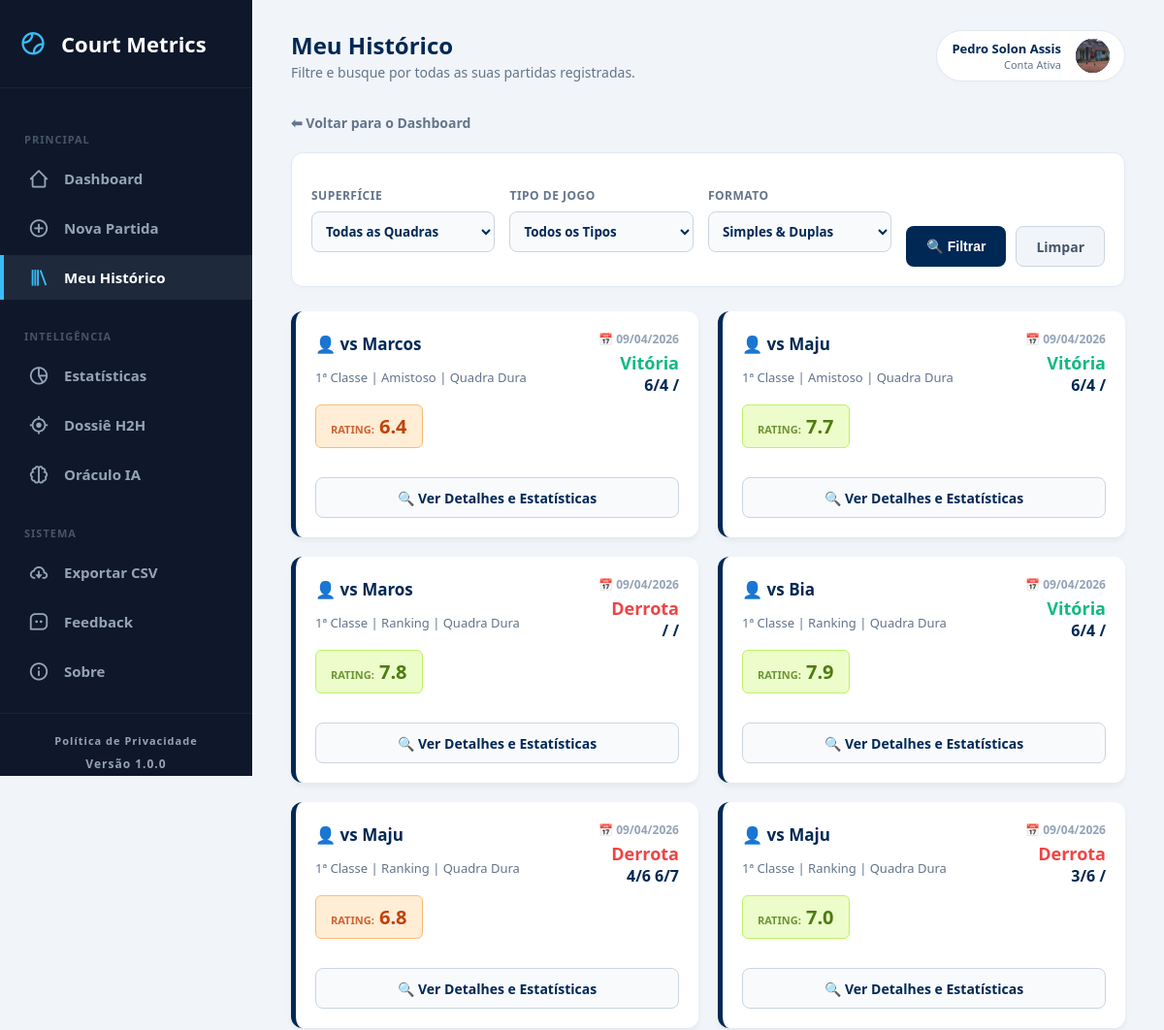
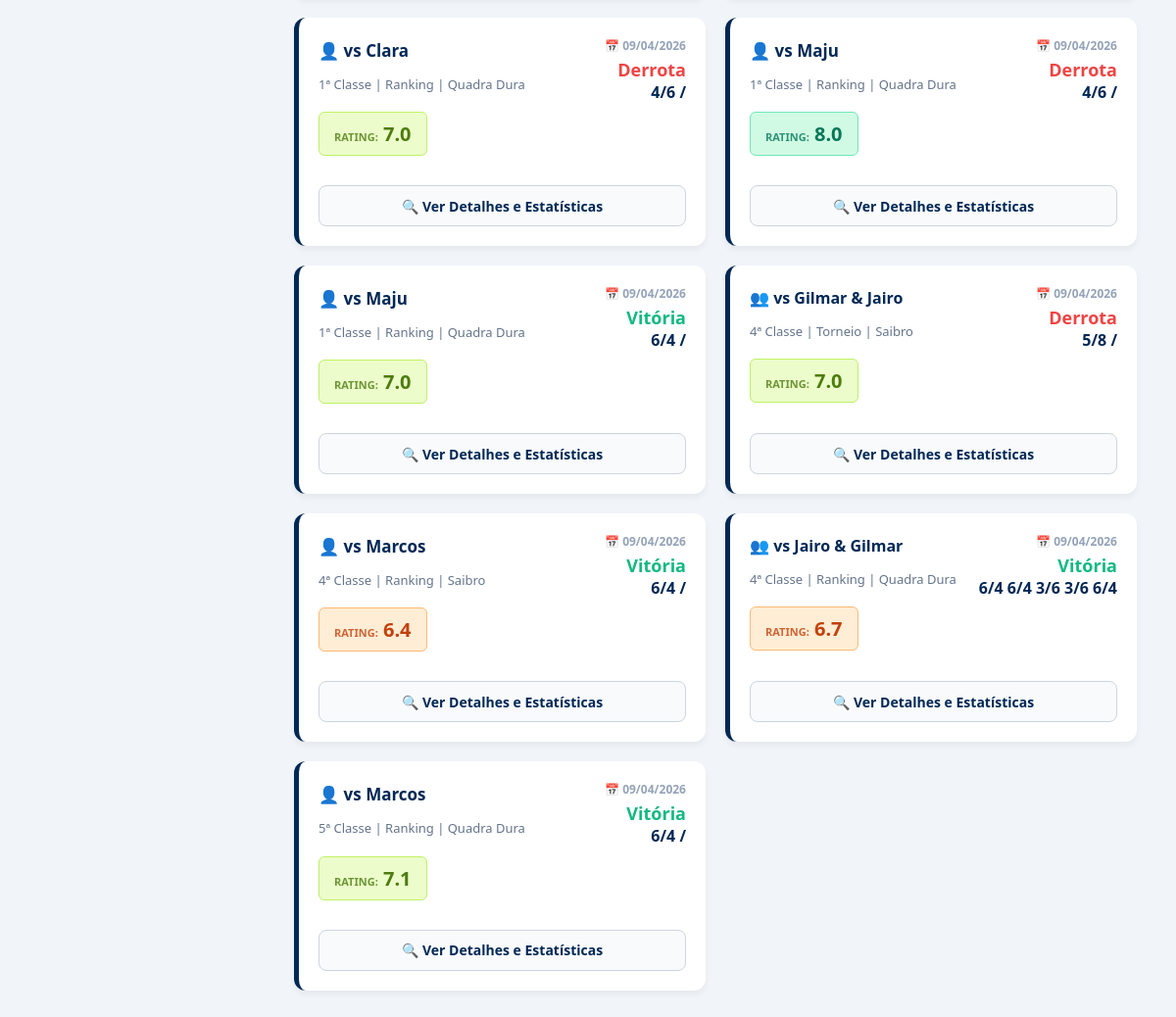
Screenshot of /history (signed in) with the database file from the repository (2 pictures, top to bottom).
### tables this page shows
CREATE TABLE matches (
        id INTEGER PRIMARY KEY AUTOINCREMENT,
        opponent TEXT,
        categoria TEXT,
        match_type TEXT, 
        surface TEXT,
        result TEXT,
        score TEXT,
        match_format TEXT,
        partner TEXT,
        opp_partner TEXT,
        forehand INTEGER,
        backhand INTEGER,
        serve INTEGER,
        first_serve INTEGER,
        second_serve INTEGER,
        double_faults INTEGER,
        return_serve INTEGER,
        slice INTEGER,
        volley INTEGER,
        smash INTEGER,
        dropshot INTEGER,
        footwork INTEGER,
        strategy INTEGER,
        winners INTEGER,
        unforced_errors INTEGER,
        performance_rating REAL,
        notes TEXT,
        match_date TEXT /* NOVA COLUNA: ÍNDICE 27 */
    , game_format TEXT DEFAULT 'Padrão', user_id INTEGER);

### app.py (the view)
@app.route("/history")
@login_required
def history():
    conn = sqlite3.connect("database.db")
    c = conn.cursor()
    f_surface = request.args.get("surface", "")
    f_type = request.args.get("match_type", "")
    f_format = request.args.get("match_format", "")
    query = "SELECT * FROM matches WHERE user_id = ?"
    params = [session["user_id"]]
    if f_surface:
        query += " AND surface = ?"
        params.append(f_surface)
    if f_type:
        query += " AND match_type = ?"
        params.append(f_type)
    if f_format:
        query += " AND match_format = ?"
        params.append(f_format)
    query += " ORDER BY match_date DESC, id DESC"
    c.execute(query, params)
    matches = c.fetchall()
    conn.close()
    filters = {
        "surface": f_surface,
        "match_type": f_type,
        "match_format": f_format
    }
    return render_template("history.html", matches=matches, filters=filters)

### app.py (called while the page is built)
def login_required(f):
    @wraps(f)
    def decorated_function(*args, **kwargs):
        if "user_id" not in session:
            return redirect("/login")
        return f(*args, **kwargs)
    return decorated_function

### templates/history.html (shortened to what this page needs)
{% extends 'base.html' %}
{% block page_title %}Meu Histórico{% endblock %}
{% block page_subtitle %}Filtre e busque por todas as suas partidas registradas.{% endblock %}
{% block content %}
    <div style="max-width: 1000px;">
        <div style="margin-bottom: 20px;">
            <a href="/" style="color: var(--text-slate); text-decoration: none; font-weight: bold; font-size: 14px;">⬅ Voltar para o Dashboard</a>
        </div>
        <form method="GET" action="/history" class="filter-bar">
            <div class="filter-group">
                <label class="filter-label">Superfície</label>
                <select name="surface" class="filter-select">
                    <option value="">Todas as Quadras</option>
                </select>
            </div>
            <div class="filter-group">
                <label class="filter-label">Tipo de Jogo</label>
                <select name="match_type" class="filter-select">
                    <option value="">Todos os Tipos</option>
                </select>
            </div>
            <div class="filter-group">
                <label class="filter-label">Formato</label>
                <select name="match_format" class="filter-select">
                    <option value="">Simples & Duplas</option>
                </select>
            </div>
            <div style="display: flex; gap: 10px;">
                <button type="submit" class="btn-main filter-btn">🔍 Filtrar</button>
                <a href="/history" class="btn-main filter-btn" style="background: #f1f5f9; color: #475569; border: 1px solid #cbd5e1;">Limpar</a>
            </div>
        </form>
        <div class="grid-cards">
        {% for match in matches %}
            <div class="match-card">
                <div>
                    <div style="position: absolute; top: 20px; right: 20px; text-align: right;">
                        <div style="font-size: 12px; color: #94a3b8; font-weight: bold; text-transform: uppercase; margin-bottom: 4px;">
                            📅 {{ match[27][8:10] }}/{{ match[27][5:7] }}/{{ match[27][0:4] }}
                        </div>
                        <span class="{% if match[5] == 'Vitória' %}badge-vitoria{% else %}badge-derrota{% endif %}">{{ match[5] }}</span><br>
                        <span style="color: var(--atp-blue); font-size: 16px; font-weight: 800;">{{ match[6] }}</span>
                    </div>
                    <div style="line-height: 1.7; padding-right: 90px;">
                        {% if 'Duplas' in match[7] %}
                            <strong style="color: var(--atp-blue); font-size: 16px; display: block; margin-bottom: 5px;">👥 vs {{ match[1] }} & {{ match[9] }}</strong>
                        {% else %}
                            <strong style="color: var(--atp-blue); font-size: 17px; display: block; margin-bottom: 5px;">👤 vs {{ match[1] }}</strong>
                        {% endif %}
                        <span style="color: var(--text-slate); font-size: 13px;">{{ match[2] }} | {{ match[3] }} | {{ match[4] }}</span>
                    </div>
                    {% set perf = match[25] %}
                    {% if perf >= 9.0 %}{% set pc, pb, pt = '#0e7490', '#cffafe', '#67e8f9' %}
                    {% elif perf >= 8.0 %}{% set pc, pb, pt = '#047857', '#d1fae5', '#6ee7b7' %}
                    {% elif perf >= 7.0 %}{% set pc, pb, pt = '#4d7c0f', '#ecfccb', '#bef264' %}
                    {% elif perf >= 6.0 %}{% set pc, pb, pt = '#c2410c', '#ffedd5', '#fdba74' %}
                    {% else %}{% set pc, pb, pt = '#b91c1c', '#fee2e2', '#fca5a5' %}{% endif %}
                    <div class="perf-badge" style="background: {{ pb }}; color: {{ pc }}; border-color: {{ pt }};">
                        <span style="font-size: 11px; text-transform: uppercase; opacity: 0.8;">Rating:</span> {{ "%.1f"|format(perf) }}
                    </div>
                </div>
                <a href="/match/{{ match[0] }}" class="btn-main" style="width: 100%; background: #f8fafc; color: var(--atp-blue); border: 1px solid #cbd5e1; text-align: center; text-decoration: none; display: flex; align-items: center; justify-content: center; box-sizing: border-box; margin-top: 15px;">
                    🔍 Ver Detalhes e Estatísticas
                </a>
            </div>
        {% endfor %}
        </div>
    </div>
{% endblock %}

### static/style.css (style rules this page uses)
:root { --bg-fundo: #F5F7FA; --bg-card: #FFFFFF; --texto-escuro: #333333; --texto-claro: #666666; --verde-tenis: #8BC34A; --azul-piscina: #26A69A; --borda: #E0E0E0; }
body { font-family: 'Segoe UI', Tahoma, Geneva, Verdana, sans-serif; background-color: var(--bg-fundo); color: var(--texto-escuro); margin: 0; padding: 20px; }
form { background-color: var(--bg-card); padding: 25px; border-radius: 8px; box-shadow: 0 2px 10px rgba(0,0,0,0.05); border-top: 4px solid var(--azul-piscina); }
label { font-weight: bold; color: var(--texto-escuro); margin-top: 15px; display: block; }
input[type="text"], select, textarea { width: 100%; padding: 10px; margin: 8px 0 15px 0; border: 1px solid var(--borda); border-radius: 4px; box-sizing: border-box; font-family: inherit; }

### templates/base.html (style rules this page uses)
:root { --atp-blue: #002855; --tennis-green: #d1ff00; --text-slate: #64748b; --sidebar-bg: #0f172a; --sidebar-hover: #1e293b; --sidebar-text: #94a3b8; --sidebar-active: #38bdf8; }
body { margin: 0; padding: 0; font-family: 'Segoe UI', Tahoma, sans-serif; background-color: #f1f5f9; display: flex; min-height: 100vh; overflow-x: hidden; }

### templates/history.html (style rules this page uses)
.grid-cards { display: grid; grid-template-columns: repeat(auto-fill, minmax(300px, 1fr)); gap: 20px; }
.match-card { background: white; padding: 20px; border-radius: 12px; border-left: 5px solid var(--atp-blue); box-shadow: 0 4px 6px rgba(0,0,0,0.05); position: relative; transition: all 0.2s ease; display: flex; flex-direction: column; justify-content: space-between; }
.badge-vitoria { color: #10b981; font-weight: bold; font-size: 18px; }
.badge-derrota { color: #ef4444; font-weight: bold; font-size: 18px; }
.perf-badge { display: inline-block; padding: 8px 15px; border-radius: 6px; font-size: 20px; font-weight: 900; margin-top: 15px; margin-bottom: 15px; border: 1px solid transparent; }
.btn-main { background: var(--atp-blue); color: white; text-decoration: none; border-radius: 8px; font-weight: bold; display: inline-flex; align-items: center; justify-content: center; transition: opacity 0.2s; border: none; cursor: pointer; font-size: 14px; height: 42px; padding: 0 20px; }
.filter-bar { background: white; padding: 20px; border-radius: 12px; border: 1px solid #e2e8f0; margin-bottom: 25px; box-shadow: 0 2px 6px rgba(0,0,0,0.02); display: flex; gap: 15px; flex-wrap: wrap; align-items: flex-end; }
.filter-group { flex: 1; min-width: 160px; }
.filter-label { font-size: 12px; font-weight: bold; color: var(--text-slate); margin-bottom: 6px; display: block; text-transform: uppercase; letter-spacing: 0.5px; }
.filter-select { width: 100%; height: 42px; display: block; padding: 0 10px; border-radius: 8px; border: 1px solid #cbd5e1; outline: none; background-color: #f8fafc; color: var(--atp-blue); font-weight: 600; box-sizing: border-box; font-family: inherit; }
.filter-btn { height: 42px; padding: 0 20px; box-sizing: border-box; margin: 0; border: 1px solid transparent; }

### rows the page displays
matches: match_date "09", match_date "04", match_date "2026", result "Vitória", score "6/4 /", opponent "Marcos", categoria "1ª Classe", match_type "Amistoso", surface "Quadra Dura", performance_rating "6.4"
matches: match_date "09", match_date "04", match_date "2026", result "Vitória", score "6/4 /", opponent "Maju", categoria "1ª Classe", match_type "Amistoso", surface "Quadra Dura", performance_rating "7.7"
matches: match_date "09", match_date "04", match_date "2026", result "Derrota", score "/ /", opponent "Maros", categoria "1ª Classe", match_type "Ranking", surface "Quadra Dura", performance_rating "7.8"
matches: match_date "09", match_date "04", match_date "2026", result "Vitória", score "6/4 /", opponent "Bia", categoria "1ª Classe", match_type "Ranking", surface "Quadra Dura", performance_rating "7.9", {{ match[0] }} 10 (drawn)
matches: match_date "09", match_date "04", match_date "2026", result "Derrota", score "4/6 6/7", opponent "Maju", categoria "1ª Classe", match_type "Ranking", surface "Quadra Dura", performance_rating "6.8"
matches: match_date "09", match_date "04", match_date "2026", result "Derrota", score "3/6 /", opponent "Maju", categoria "1ª Classe", match_type "Ranking", surface "Quadra Dura", performance_rating "7.0"
matches: match_date "09", match_date "04", match_date "2026", result "Derrota", score "4/6 /", opponent "Clara", categoria "1ª Classe", match_type "Ranking", surface "Quadra Dura", performance_rating "7.0"
matches: match_date "09", match_date "04", match_date "2026", result "Derrota", score "4/6 /", opponent "Maju", categoria "1ª Classe", match_type "Ranking", surface "Quadra Dura", performance_rating "8.0"
matches: match_date "09", match_date "04", match_date "2026", result "Vitória", score "6/4 /", opponent "Maju", categoria "1ª Classe", match_type "Ranking", surface "Quadra Dura", performance_rating "7.0"
matches: match_date "09", match_date "04", match_date "2026", result "Derrota", score "5/8 /", opponent "Gilmar", opp_partner "Jairo", categoria "4ª Classe", match_type "Torneio", surface "Saibro", performance_rating "7.0"
matches: match_date "09", match_date "04", match_date "2026", result "Vitória", score "6/4 /", opponent "Marcos", categoria "4ª Classe", match_type "Ranking", surface "Saibro", performance_rating "6.4"
matches: match_date "09", match_date "04", match_date "2026", result "Vitória", score "6/4 6/4 3/6 3/6 6/4", opponent "Jairo", opp_partner "Gilmar", categoria "4ª Classe", match_type "Ranking", surface "Quadra Dura", performance_rating "6.7"
matches: match_date "09", match_date "04", match_date "2026", result "Vitória", score "6/4 /", opponent "Marcos", categoria "5ª Classe", match_type "Ranking", surface "Quadra Dura", performance_rating "7.1", {{ match[0] }} 1 (drawn)

### other values shown
{{ session.first_name }} "Pedro Solon"
{{ session.last_name }} "Assis"
